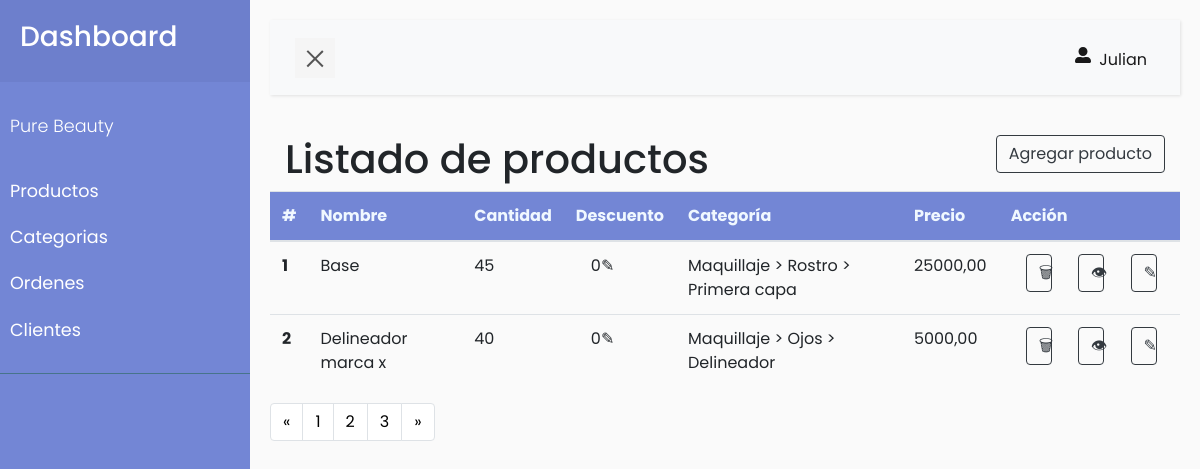
/productos (signed in), run on an earlier commit of the app's database.
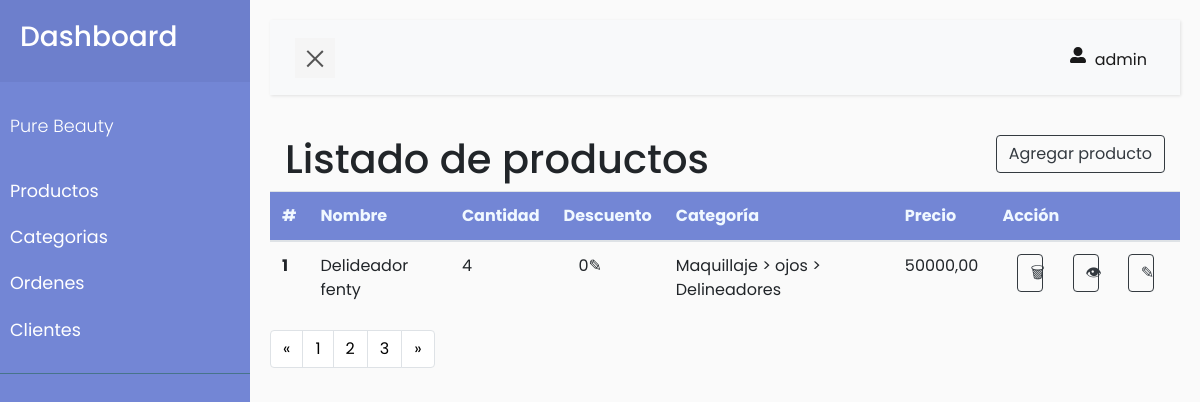
And on a later commit of the database.
### usuario/models.py (models this page shows, shortened)
class UserProfile(AbstractBaseUser, PermissionsMixin):
    email = models.EmailField('Email', max_length=255, unique=True)
    name = models.CharField('Nombres', max_length=100)
    apellidos = models.CharField('Apellidos', max_length=100)
    direccion = models.CharField('Direccion', max_length=500)
    ciudad = models.ForeignKey(Ciudad, on_delete=models.CASCADE, null=True)
    is_active = models.BooleanField(default=True)
    is_staff = models.BooleanField(default=True)
    class Meta:
        swappable = 'AUTH_USER_MODEL'
    class Meta(AbstractUser.Meta):
        pass
    objects = UserProfileManager()
    USERNAME_FIELD = 'email'
    REQUIRED_FIELDS = ['name', "apellidos"]

### producto/models.py (models this page shows, shortened)
class Producto (models.Model):
    nombre = models.CharField('Nombre', max_length=100)
    stock = models.PositiveIntegerField('Stock')
    descripcion = models.CharField('Descripcion', max_length=500)
    is_activo = models.BooleanField('Es un producto activo')
    precio_act = models.DecimalField('Precio', max_digits=15, decimal_places=2)
    precio_desc = models.DecimalField('Precio con descuento', max_digits=15, decimal_places=2)
    fecha_inicio_desc = models.DateTimeField('Fecha incio del descuento')
    fecha_fin_desc = models.DateTimeField('Fecha finalización del descuento')
    ult_actualizacion = models.DateTimeField('Fecha últ. actualización')
    imagen = models.ImageField('Imagen del producto', upload_to='productos/', blank=True, null=True)

class Subcategoria(models.Model):
    nombre = models.CharField('Nombre', max_length=100)
    categoria = models.ForeignKey(Categoria, on_delete=models.CASCADE)
    def __str__(self):
        return f"{self.categoria} > {self.nombre}"

class Categoria(models.Model):
    nombre = models.CharField('Nombre', max_length=100)
    categoria_padre = models.ForeignKey('self', on_delete=models.SET_NULL, null=True, blank=True, related_name='categorias_hijas')
    def __str__(self):
        return self.get_nombre_completo()
    def get_nombre_completo(self):
        if self.categoria_padre:
            return f"{self.categoria_padre.get_nombre_completo()} > {self.nombre}"
        else:
            return self.nombre

### producto/views.py (the view)
# urls.py: path('productos',views.inicio, name='inicio'),
def inicio(request):
    productos = Producto.objects.all()
    for producto in productos:
        if producto.precio_desc == producto.precio_act:
            producto.precio_desc = 0
        productoSubcategoria = ProductoSubcategoria.objects.get(producto=producto)
        producto.categoria =productoSubcategoria.subcategoria
        pass
    return render(request, 'productos.html', {'productos': productos})

### producto/templates/productos.html (shortened to what this page needs)
{% extends 'dashboard.html' %}
{% load crispy_forms_tags %}
{% load static %}
{% block content %}
<div class="container">
    <div class="row">
        <div class="col-8">
            <h1>Listado de productos</h1>
        </div>
        <div class="col-4 text-right">
            <button class="btn btn-outline-dark" onclick="abrirModal()">Agregar producto</button>
        </div>
    </div>
</div>
<table class="table">
    <thead style="background-color: #7386D5;">
        <tr>
            <th scope="col" style="color:aliceblue;">#</th>
            <th scope="col" style="color:aliceblue;">Nombre</th>
            <th scope="col" style="color:aliceblue;">Cantidad</th>
            <th scope="col" style="color:aliceblue;">Descuento</th>
            <th scope="col" style="color:aliceblue;">Categoría</th>
            <th scope="col" style="color:aliceblue;">Precio</th>
            <th scope="col" style="color:aliceblue;">Acción</th>
        </tr>
    </thead>
    <tbody>
        {% for producto in productos %}
        <tr>
            <th scope="row">{{ forloop.counter }}</th>
            <td>{{ producto.nombre }}</td>
            <td>{{ producto.stock }}</td>
            <td>
                <a href="#">
                    <div class="container">
                        <div class="row">
                            <div class="col-6">
                                {{ producto.precio_desc }}✎
                            </div>
                        </div>
                    </div>
                </a>
            </td>
            <td><a href="#">{{ producto.categoria }}</a></td>
            <td>{{ producto.precio_act }}</td>
            <td>
                <div class="container">
                    <div class="row">
                        <div class="col-4">
                            <button class="btn btn-outline-dark btn-block">🗑</button>
                        </div>
                        <div class="col-4">
                            <button class="btn btn-outline-dark btn-block">👁</button>
                        </div>
                        <div class="col-4">
                            <button class="btn btn-outline-dark btn-block">✎</button>
                        </div>
                    </div>
                </div>
            </td>
        </tr>
        {% endfor %}
    </tbody>
</table>
<nav aria-label="Page navigation example">
    <ul class="pagination">
      <li class="page-item">
        <a class="page-link" style="color: black;" href="#" aria-label="Previous">
          <span aria-hidden="true">&laquo;</span>
        </a>
      </li>
      <li class="page-item"><a class="page-link" style="color: black;" href="#">1</a></li>
      <li class="page-item"><a class="page-link"  style="color: black;" href="#">2</a></li>
      <li class="page-item"><a class="page-link"  style="color: black;" href="#">3</a></li>
      <li class="page-item">
        <a class="page-link"  style="color: black;" href="#" aria-label="Next">
          <span aria-hidden="true">&raquo;</span>
        </a>
      </li>
    </ul>
  </nav>
{% endblock content %}

### usuario/templates/dashboard.html (shortened to what this page needs)
{% extends 'layouts/base.html' %}
{% load crispy_forms_tags %}
{% load static %}
{% block style %}
<link rel="stylesheet" href="https://stackpath.bootstrapcdn.com/bootstrap/4.5.2/css/bootstrap.min.css">
<link rel="stylesheet" href="{% static 'css/sidebar.css' %}">
{% endblock style %}
{% block body %}
<div class="wrapper">
    <nav id="sidebar">
        <div class="sidebar-header">
            <h3>Dashboard</h3>
        </div>
        <ul class="list-unstyled components">
            <p>Pure Beauty</p>
            <li>
                <a href="{% url 'producto:inicio' %}">Productos</a>
            </li>
            <li>
                <a href="{% url 'producto:categorias' %}">Categorias</a>
            </li>
            <li>
                <a href="{% url 'pedido:ordenes' %}">Ordenes</a>
            </li>
            <li>
                <a href="{% url 'usuario:clientes' %}">Clientes</a>
            </li>
        </ul>
    </nav>
    <div id="content">
        <nav class="navbar navbar-expand-lg navbar-light bg-light">
            <div class="container-fluid">
                <button type="button" id="sidebarCollapse" class="navbar-btn">
                    <span></span>
                </button>
                <div class="collapse navbar-collapse" id="navbarSupportedContent">
                    <ul class="nav navbar-nav ml-auto">
                        <li class="nav-item active">
                            <a class="nav-link" id="logout-link" href="{% url 'usuario:logout' %}"> <i
                                    class="fas fa-user-alt m-1 me-md-2"></i> {{ request.user.name }}</a>
                        </li>
                    </ul>
                </div>
            </div>
        </nav>
        {% block content %}
        {% endblock content %}
    </div>
    {% endblock body %}

What changed in the data, as far as the page shows it:
removed Producto: nombre "Delineador marca x", stock "40", precio_desc "0", categoria "Maquillaje > Ojos > Delineador", precio_act "5000,00"
changed UserProfile: user.name "Julian" → "admin"
changed Producto: nombre "Base" → "Delideador fenty"; stock "45" → "4"; categoria "Maquillaje > Rostro > Primera capa" → "Maquillaje > ojos > Delineadores"; precio_act "25000,00" → "50000,00"
